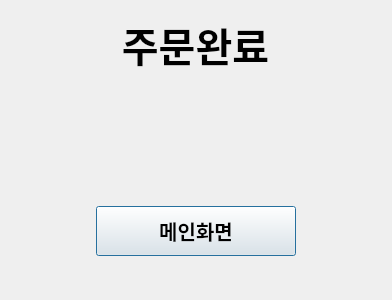
<?xml version="1.0" encoding="UTF-8"?>
<ui version="4.0">
 <class>Dialog</class>
 <widget class="QDialog" name="Dialog">
  <property name="geometry">
   <rect>
    <x>0</x>
    <y>0</y>
    <width>392</width>
    <height>300</height>
   </rect>
  </property>
  <property name="windowTitle">
   <string>Dialog</string>
  </property>
  <widget class="QWidget" name="verticalLayoutWidget">
   <property name="geometry">
    <rect>
     <x>0</x>
     <y>0</y>
     <width>391</width>
     <height>301</height>
    </rect>
   </property>
   <layout class="QVBoxLayout" name="verticalLayout">
    <item>
     <widget class="QLabel" name="label">
      <property name="font">
       <font>
        <pointsize>30</pointsize>
        <weight>75</weight>
        <bold>true</bold>
       </font>
      </property>
      <property name="text">
       <string>주문완료</string>
      </property>
      <property name="alignment">
       <set>Qt::AlignCenter</set>
      </property>
     </widget>
    </item>
    <item>
     <widget class="QLabel" name="label_3">
      <property name="font">
       <font>
        <pointsize>30</pointsize>
        <weight>75</weight>
        <bold>true</bold>
       </font>
      </property>
      <property name="text">
       <string/>
      </property>
      <property name="alignment">
       <set>Qt::AlignCenter</set>
      </property>
     </widget>
    </item>
    <item>
     <layout class="QHBoxLayout" name="horizontalLayout">
      <item>
       <widget class="QLabel" name="label_4">
        <property name="text">
         <string/>
        </property>
       </widget>
      </item>
      <item>
       <widget class="QPushButton" name="Order">
        <property name="minimumSize">
         <size>
          <width>200</width>
          <height>50</height>
         </size>
        </property>
        <property name="font">
         <font>
          <pointsize>15</pointsize>
          <weight>75</weight>
          <bold>true</bold>
         </font>
        </property>
        <property name="text">
         <string>메인화면</string>
        </property>
       </widget>
      </item>
      <item>
       <widget class="QLabel" name="label_5">
        <property name="text">
         <string/>
        </property>
       </widget>
      </item>
     </layout>
    </item>
    <item>
     <widget class="QLabel" name="label_2">
      <property name="maximumSize">
       <size>
        <width>16777215</width>
        <height>20</height>
       </size>
      </property>
      <property name="font">
       <font>
        <pointsize>30</pointsize>
        <weight>75</weight>
        <bold>true</bold>
       </font>
      </property>
      <property name="text">
       <string/>
      </property>
      <property name="alignment">
       <set>Qt::AlignCenter</set>
      </property>
     </widget>
    </item>
   </layout>
  </widget>
 </widget>
 <resources/>
 <connections/>
</ui>
